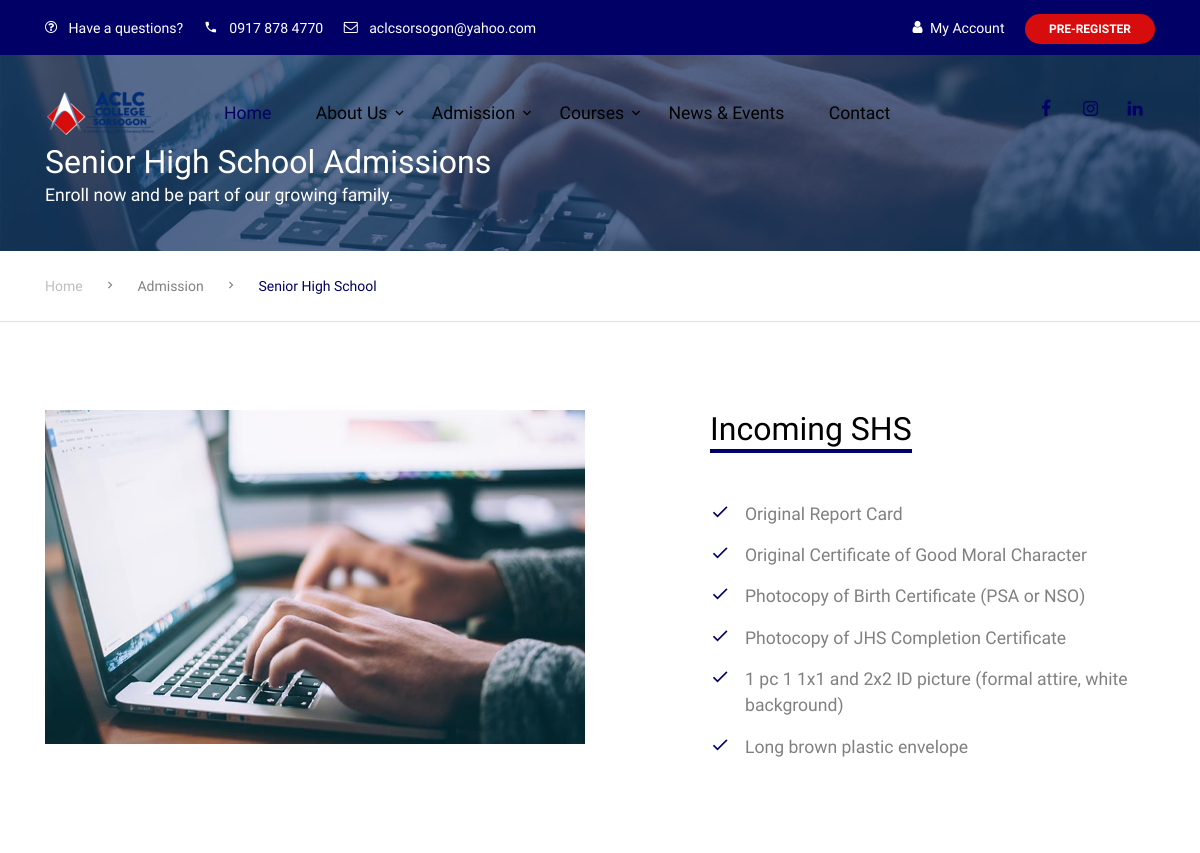
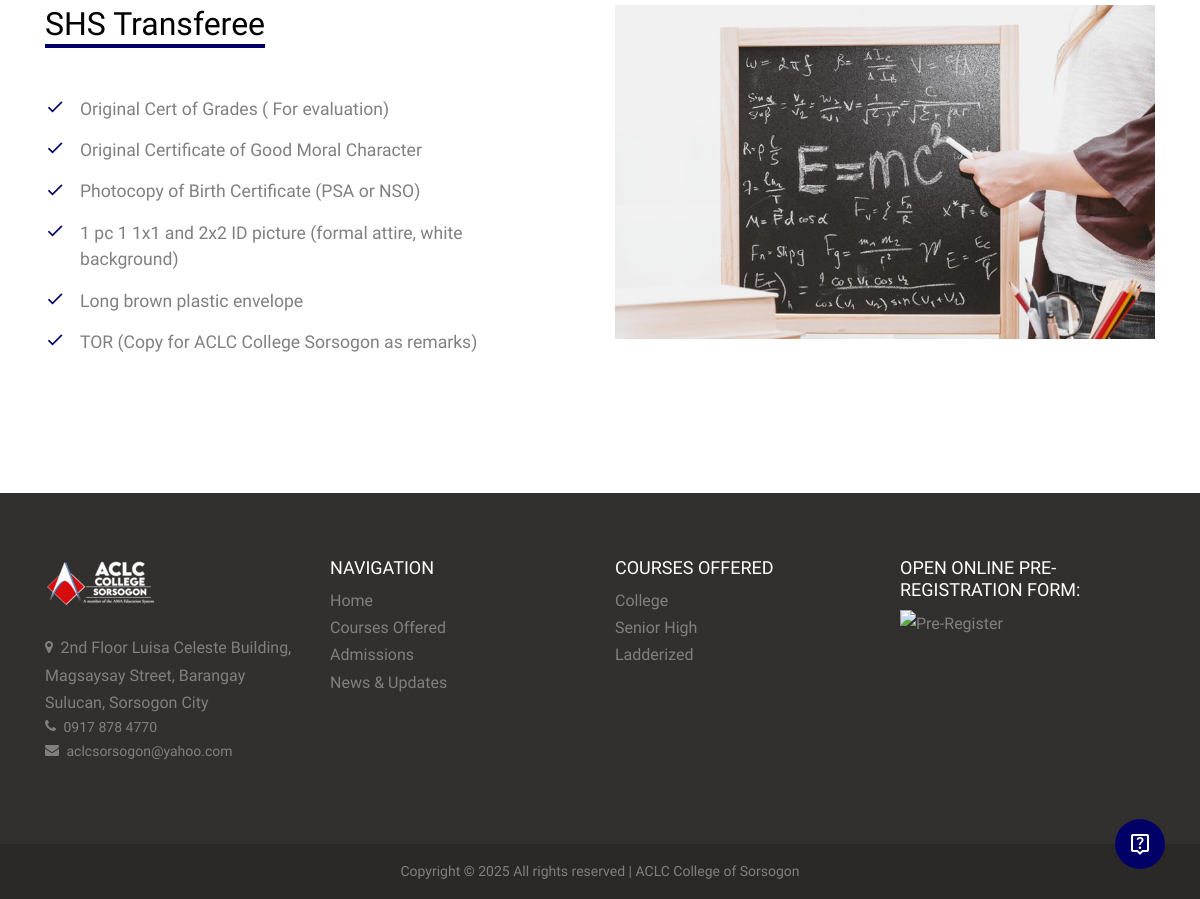
/shs-admissions.php, run on the app's committed database (2 pictures, top to bottom).
### tables this page shows
CREATE TABLE `contactus_contents` (
  `contactus_id` int(11) NOT NULL,
  `content_for` int(11) NOT NULL,
  `contactus_email` varchar(255) NOT NULL,
  `contactus_phone` varchar(255) NOT NULL,
  `contactus_address` varchar(255) NOT NULL,
  `contactus_date` date DEFAULT NULL,
  `status` int(11) NOT NULL
);

CREATE TABLE `courses` (
  `courses_id` int(11) NOT NULL,
  `courses_for` int(11) NOT NULL,
  `courses_offered` text NOT NULL,
  `courses_content` text NOT NULL,
  `courses_date` date DEFAULT NULL,
  `courses_title` varchar(255) NOT NULL,
  `status` int(11) NOT NULL
);

### shs-admissions.php (the view, shortened to what this page needs)
<?php
include ('includes/database.php');
include ('includes/header.php');
$querySHSAdmission = "SELECT * FROM courses WHERE courses_for=6 AND status=1";
$resultSHSAdmission = mysqli_query($conn, $querySHSAdmission);
if (mysqli_num_rows($resultSHSAdmission) > 0) {
    $rowSHSAdmission = mysqli_fetch_assoc($resultSHSAdmission);
    $SHSTitleAdmission = $rowSHSAdmission['courses_title'];
    $SHSContentAdmission = $rowSHSAdmission['courses_content'];
    $SHSContentAdmission = str_replace('<p>', '<li>', $SHSContentAdmission);
    $SHSContentAdmission = str_replace('</p>', '</li>', $SHSContentAdmission);
} else {
    $SHSTitleAdmission = "<style>div#incomingshs{display:none}</style>";
    $SHSContentAdmission = "<style>div#incomingshs{display:none}</style>";
}
$querySHSTransAdmissionTrans = "SELECT * FROM courses WHERE courses_for=7 AND status=1";
$resultSHSTransAdmissionTrans = mysqli_query($conn, $querySHSTransAdmissionTrans);
if (mysqli_num_rows($resultSHSTransAdmissionTrans) > 0) {
    $rowSHSTransAdmission = mysqli_fetch_assoc($resultSHSTransAdmissionTrans);
    $SHSTransTitleAdmissionTrans = $rowSHSTransAdmission['courses_title'];
    $SHSTransContentAdmissionTrans = $rowSHSTransAdmission['courses_content'];
    $SHSTransContentAdmissionTrans = str_replace('<p>', '<li>', $SHSTransContentAdmissionTrans);
    $SHSTransContentAdmissionTrans = str_replace('</p>', '</li>', $SHSTransContentAdmissionTrans);
} else {
    $SHSTransTitleAdmissionTrans = "<style>div#transshs{display:none}</style>";
    $SHSTransContentAdmissionTrans = "<style>div#transshs{display:none}</style>";
}
?>
<div class="site-section ftco-subscribe-1 site-blocks-cover pb-4" style="background-image: url('images/bg_1.jpg')">
  <div class="container">
    <div class="row align-items-end">
      <div class="col-lg-7">
        <h2 class="mb-0">Senior High School Admissions</h2>
        <p>Enroll now and be part of our growing family.</p>
      </div>
    </div>
  </div>
</div>
<div class="custom-breadcrumns border-bottom">
  <div class="container">
    <a href="index.php">Home</a>
    <span class="mx-3 icon-keyboard_arrow_right"></span>
    <span>Admission</span>
    <span class="mx-3 icon-keyboard_arrow_right"></span>
    <span class="current">Senior High School</span>
  </div>
</div>
<div class="site-section">
  <div class="container">
    <div class="row mb-5" id="incomingshs">
      <div class="col-lg-6 mb-lg-0 mb-4">
        <img src="images/course_6.jpg" alt="Image" class="img-fluid">
      </div>
      <div class="col-lg-5 ml-auto align-self-center">
        <h2 class="section-title-underline mb-5">
          <span><?php echo $SHSTitleAdmission; ?></span>
        </h2>
        <ol class="ul-check primary list-unstyled">
          <?php echo $SHSContentAdmission; ?>
        </ol>
      </div>
    </div>
    <div class="row" id="transshs">
      <div class="col-lg-6 order-1 order-lg-2 mb-4 mb-lg-0">
        <img src="images/course_3.jpg" alt="Image" class="img-fluid">
      </div>
      <div class="col-lg-5 mr-auto align-self-center order-2 order-lg-1">
        <h2 class="section-title-underline mb-5">
          <span><?php echo $SHSTransTitleAdmissionTrans; ?></span>
        </h2>
        <ol class="ul-check primary list-unstyled">
          <?php echo $SHSTransContentAdmissionTrans; ?>
        </ol>
      </div>
    </div>
  </div>
</div>
<?php include ('includes/footer.php') ?>

### includes/header.php (shortened to what this page needs)
<?php
$queryContact = "SELECT * FROM contactus_contents WHERE status=1";
$resultContact = mysqli_query($conn, $queryContact);
if (mysqli_num_rows($resultContact) > 0) {
    $rowContact = mysqli_fetch_assoc($resultContact);
    $contactus_address = $rowContact['contactus_address'];
    $contactus_phone = $rowContact['contactus_phone'];
    $contactus_email = $rowContact['contactus_email'];
}
?>
<!DOCTYPE html>
<html lang="en">
<head>
    <link rel="stylesheet" href="fonts/icomoon/style.css">
    <link rel="stylesheet" href="css/bootstrap.min.css">
    <link rel="stylesheet" href="css/jquery-ui.css">
    <link rel="stylesheet" href="css/owl.carousel.min.css">
    <link rel="stylesheet" href="css/owl.theme.default.min.css">
    <link rel="stylesheet" href="css/owl.theme.default.min.css">
    <link rel="stylesheet" href="css/jquery.fancybox.min.css">
    <link rel="stylesheet" href="css/bootstrap-datepicker.css">
    <link rel="stylesheet" href="fonts/flaticon/font/flaticon.css">
    <link rel="stylesheet" href="css/aos.css">
    <link href="css/jquery.mb.YTPlayer.min.css" media="all" rel="stylesheet" type="text/css">
    <link rel="stylesheet" href="css/style.css">
    <link rel="stylesheet" type="text/css" href="./admin/assets/css/font-awesome.min.css">
</head>
<body data-spy="scroll" data-target=".site-navbar-target" data-offset="300">
    <div class="site-wrap">
        <div class="py-2 bg-light">
            <div class="container">
                <div class="row align-items-center" style="margin-bottom: 4px; margin-top: 5px;">
                    <div class="col-lg-9 d-none d-lg-block" id="contactushiddenone">
                        <a href="contact.php" class="small mr-3" id="haveaquest" style=""><span class="icon-question-circle-o mr-2"></span> Have a
                            questions?</a>
                        <a href="#" class="small mr-3"><span class="icon-phone2 mr-2"></span> <?php echo $contactus_phone; ?></a>
                        <a href="#" class="small mr-3"><span class="icon-envelope-o mr-2"></span>
                        <?php echo $contactus_email; ?></a>
                    </div>
                    <div class="col-lg-3 text-right">
                        <a href="login.php" class="small mr-3"><span class="icon-user mr-1"></span> <?php echo isset($_SESSION['username']) ? $_SESSION['username'] : 'My Account'; ?></a>
                        <a href="pre-registration.php" class="" style="color: #fff; text-decoration: none; background: #D70D0D; font-size: 12px; padding: 8px 24px; font-weight: bold; text-transform: uppercase; border-radius: 18px;">
                            Pre-register</a>
                    </div>
                </div>
            </div>
        </div>
        <header class="site-navbar py-4 js-sticky-header site-navbar-target" role="banner" >
            <div class="container">
                <div class="d-flex align-items-center">
                    <div class="site-logo">
                        <a href="index.php" class="d-block">
                            <img src="images/aclcbluelogo.png" alt="Image" class="img-fluid">
                        </a>
                    </div>
                    <div class="mr-auto">
                        <nav class="site-navigation position-relative text-right" role="navigation">
                            <ul class="site-menu main-menu js-clone-nav mr-auto d-none d-lg-block">
                                <li class="active">
                                    <a href="index.php" class="nav-link text-left">Home</a>
                                </li>
                                <li class="has-children">
                                    <a class="nav-link text-left">About Us</a>
                                </li>
                                <li>
                                <li class="has-children">
                                    <a class="nav-link text-left">Admission</a>
                                </li>
                                <li>
                                <li class="has-children">
                                    <a class="nav-link text-left">Courses</a>
                                </li>
                                </li>
                                <li>
                                    <a hclass="nav-link scroll-link" href="./#news-updates-events">News &amp; Events</a>
                                </li>
                                <li>
                                    <a href="contact.php" class="nav-link text-left">Contact</a>
                                </li>
                            </ul>
                        </nav>
                    </div>
                    <div class="ml-auto">
                        <div class="social-wrap">
                            <a href="https://www.facebook.com/aclccollegesorsogon" target="_blank"><span class="icon-facebook"></span></a>
                            <a href="#"><span class="icon-instagram"></span></a>
                            <a href="#"><span class="icon-linkedin"></span></a>
                        </div>
                    </div>
                </div>
            </div>
        </header>

### includes/footer.php (shortened to what this page needs)
<div class="footer">
    <div class="container">
        <div class="row">
            <div class="col-lg-3">
                <p class="mb-4"><img src="images/aclcwhitelogo.png" alt="Image" class="img-fluid"></p>
                <ul class="list-unstyled" style="color:#808080" id="footercontact">
                    <li><span class="icon-map-marker mr-1"></span> <a href="https://maps.app.goo.gl/ShY3besVs6yKHYvA9" target="_blank"><?php echo $contactus_address; ?></a></li>
                    <li><span class="icon-phone mr-1"></span> <?php echo $contactus_phone; ?></li>
                    <li><span class="icon-envelope mr-1"></span> <?php echo $contactus_email; ?></li>
                </ul>
            </div>
            <div class="col-lg-3">
                <h3 class="footer-heading"><span>NAVIGATION</span></h3>
                <ul class="list-unstyled">
                    <li><a href="#">Home</a></li>
                    <li><a href="./#courses-offered">Courses Offered</a></li>
                    <li><a href="./college-admissions.php">Admissions</a></li>
                    <li><a href="./#news-updates-events">News &amp; Updates</a></li>
                </ul>
            </div>
            <div class="col-lg-3">
                <h3 class="footer-heading"><span>COURSES OFFERED</span></h3>
                <ul class="list-unstyled">
                    <li><a href="./courses-college.php">College</a></li>
                    <li><a href="./courses-shs.php">Senior High</a></li>
                    <li><a href="./courses-ladderized">Ladderized</a></li>
                </ul>
            </div>
            <div class="col-lg-3">
                <h3 class="footer-heading"><span>OPEN ONLINE PRE-REGISTRATION FORM:</span></h3>
                <ul class="list-unstyled">
                <li><a href="./pre-registration.php"><img src="https://2.bp.blogspot.com/-25b1fkmM7_w/WxTS6EbQ8qI/AAAAAAAAKW0/z532SLNTly899s2biBUUps9wI-BCfOADACEwYBhgL/s195/prereg.png" alt="Pre-Register" class="img-fluid"></a></li>
                </ul>
            </div>
        </div>
    </div>
</div>
<div class="row tex">
            <div class="col-12">
                <div class="copyright">
                    Copyright &copy;
                    <script>document.write(new Date().getFullYear());</script> All rights reserved | ACLC College of
                    Sorsogon
                </div>
            </div>
        </div>
</div>
<button class="chatbot-toggler">
      <span class="material-symbols-rounded">live_help</span>
    </button>
</body>
</html>

### css/style.css (style rules this page uses)
body { line-height: 1.7; color: gray; font-weight: 300; font-size: 1.1rem; }
a { -webkit-transition: 0.3s all ease; -o-transition: 0.3s all ease; transition: 0.3s all ease; }
h1, h2, h3, h4, h5, .h1, .h2, .h3, .h4, .h5 { font-family: "Muli", -apple-system, BlinkMacSystemFont, "Segoe UI", Roboto, "Helvetica Neue", Arial, sans-serif, "Apple Color Emoji", "Segoe UI Emoji", "Segoe UI Symbol", "Noto Color Emoji"; }
.site-wrap:before { display: none; -webkit-transition: 0.3s all ease-in-out; -o-transition: 0.3s all ease-in-out; transition: 0.3s all ease-in-out; background: rgba(0, 0, 0, 0.6); content: ""; position: absolute; z-index: 2000; top: 0; left: 0; right: 0; bottom: 0; opacity: 0; visibility: hidden; }
.site-section { padding: 2.5em 0; }
@media (min-width: 768px) { .site-section { padding: 5em 0; } }
.ul-check { margin-bottom: 50px; }
.ul-check li { position: relative; padding-left: 35px; margin-bottom: 15px; line-height: 1.5; }
.ul-check li:before { left: 0; font-size: 20px; top: -0.3rem; font-family: "icomoon"; content: "\e5ca"; position: absolute; }
.ul-check.primary li:before { color: #010066; }
.site-logo { position: relative; font-weight: 900; font-size: 1.3rem; }
.site-logo a { color: #000; }
.site-navbar { margin-bottom: 0px; z-index: 1999; position: absolute; width: 100%; }
.site-navbar .site-navigation .site-menu { margin-bottom: 0; }
.site-navbar .site-navigation .site-menu .active > a { color: #010066; display: inline-block; padding: 5px 20px; }
.site-navbar .site-navigation .site-menu a { text-decoration: none !important; display: inline-block; }
.site-navbar .site-navigation .site-menu > li { display: inline-block; }
.site-navbar .site-navigation .site-menu > li > a { padding: 20px 20px; color: #000; display: inline-block; text-decoration: none !important; }
.site-navbar .site-navigation .site-menu .has-children { position: relative; }
.site-navbar .site-navigation .site-menu .has-children > a { position: relative; padding-right: 20px; }
.site-navbar .site-navigation .site-menu .has-children > a:before { position: absolute; content: "\e313"; font-size: 16px; top: 50%; right: 0; -webkit-transform: translateY(-50%); -ms-transform: translateY(-50%); transform: translateY(-50%); font-family: "icomoon"; }
.custom-breadcrumns { padding: 20px 0; }
.custom-breadcrumns span, .custom-breadcrumns a { font-size: 14px; }
.custom-breadcrumns a { display: inline-block; color: #bdbdbd; }
.custom-breadcrumns .current { color: #010066; }
.section-title-underline { color: #000; margin-bottom: 30px; }
.section-title-underline span { display: inline-block; border-bottom: 4px solid #010066; }
.social-wrap a { display: inline-block; width: 40px; height: 40px; background: none; position: relative; }
.social-wrap a > span { position: absolute; color: #010066; left: 50%; top: 50%; -webkit-transform: translate(-50%, -50%); -ms-transform: translate(-50%, -50%); transform: translate(-50%, -50%); }
.row.tex { text-align: center; background-color: #2a2928; margin: 0px; font-size: 14px; }
.footer { padding: 4rem 0; background: #32302f; font-size: 14px; color: #fff; }
.footer .footer-heading { font-size: 18px; color: #fff; }
.footer ul.list-unstyled a { color:#808080; font-size: 16px; }
.ftco-subscribe-1 { background-size: cover; background-position: center center; background-repeat: no-repeat; position: relative; }
.ftco-subscribe-1:before { position: absolute; content: ""; background: #183661; opacity: 0.7; z-index: 1; top: 0; left: 0; right: 0; bottom: 0; }
.ftco-subscribe-1 > .container { position: relative; z-index: 2; }
.ftco-subscribe-1 > .container h2, .ftco-subscribe-1 > .container p { color: #fff; }
.chatbot-toggler { z-index: 999; position: fixed; bottom: 30px; right: 35px; outline: none; border: none; height: 50px; width: 50px; display: flex; cursor: pointer; align-items: center; justify-content: center; border-radius: 50%; background: #010066; transition: all 0.2s ease; }
.chatbot-toggler span { color: #fff; position: absolute; }
.img-fluid { max-width: 100%; height: auto; }

### data on the page
contactus_contents: contactus_phone "0917 878 4770", contactus_email "aclcsorsogon@yahoo.com", contactus_address "2nd Floor Luisa Celeste Building, Magsaysay Street, Barangay Sulucan, Sorsogon City"
courses: courses_title "Incoming SHS", courses_content "Original Report Card Original Certificate of Good Moral Character Photocopy of Birth Certificate (PSA or NSO) Photocopy of JHS Completion Certificate 1 pc 1 1x1 and 2x2 ID picture (formal attire, white background) Long brown plastic envelope"
courses: courses_title "SHS Transferee", courses_content "Original Cert of Grades ( For evaluation) Original Certificate of Good Moral Character Photocopy of Birth Certificate (PSA or NSO) 1 pc 1 1x1 and 2x2 ID picture (formal attire, white background) Long brown plastic envelope TOR (Copy for ACLC College Sorsogon as remarks)"
